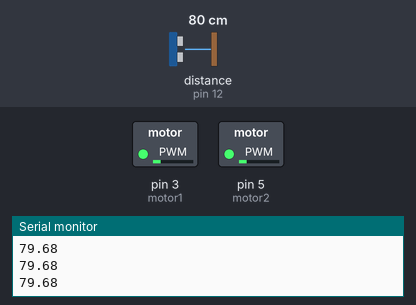
Recording of a sketch running on a simulated Arduino Uno, built with avr-gcc and run on an emulated ATmega328P. On the bench: switched loads named in the sketch (green lamp = pin HIGH), the last lines printed to the serial monitor. Wiring (inferred from the names in the program): ultrasonic range finder: trigger pin 12; echo pin 12. Inputs (shaded band) come from the test bench; at power-on: distance to the obstacle (sensor on pin 12) 80 cm. The echo pulse lasts 58.3 µs per cm.

Above: at 1.2 s.
1.3 s: distance to the obstacle (sensor on pin 12) set to 2 cm
At 1.8 s:
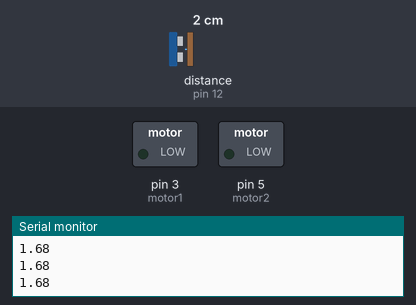
2.8 s: distance to the obstacle (sensor on pin 12) set to 120 cm
At 4.0 s:
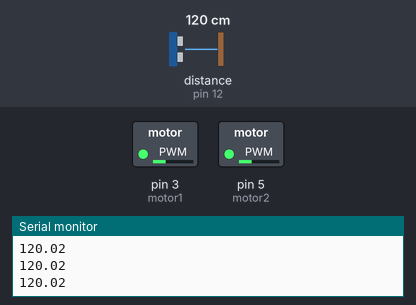
4.4 s: distance to the obstacle (sensor on pin 12) set to 250 cm
At 4.8 s:
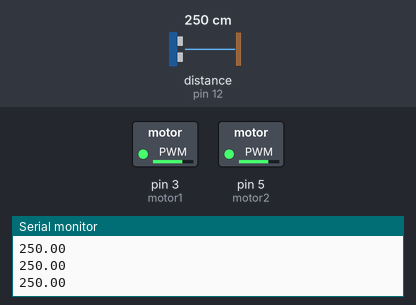
5.9 s: distance to the obstacle (sensor on pin 12) set to 299 cm
At 6.3 s:
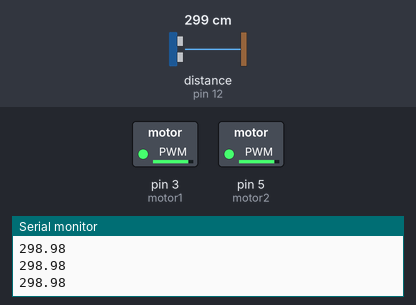
7.4 s: distance to the obstacle (sensor on pin 12) set to 4 cm
At 8.4 s:
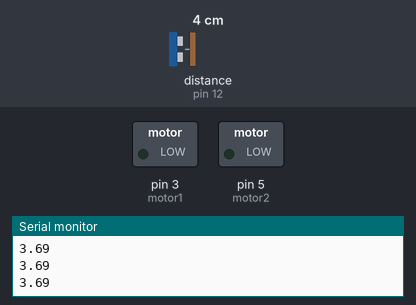
Timing chart, 0 to 9.9 s (numbered marks = the images above; inputs shaded):
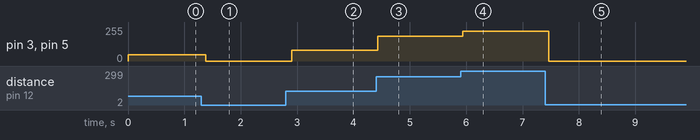

Measured:
- after the input at 1.3 s, pin 3 (motor1), pin 5 (motor2): 48/255 → 0/255 after 0.08 s
- after the input at 2.8 s, pin 3 (motor1), pin 5 (motor2): 0/255 → 80/255 after 0.11 s
- after the input at 4.4 s, pin 3 (motor1), pin 5 (motor2): 80/255 → 185/255 at once
- after the input at 5.9 s, pin 3 (motor1), pin 5 (motor2): 185/255 → 225/255 at once
- after the input at 7.4 s, pin 3 (motor1), pin 5 (motor2): 225/255 → 0/255 after 0.06 s

The sketch:

solution.ino
```cpp
// C++ code
//
#define trigpin 12
#define echopin 12
#define motor1 3
#define motor2 5
float duration, distance, speed;
void setup()
{
  Serial.begin(9600);
  pinMode(motor1, OUTPUT);
  pinMode(motor2, OUTPUT);
}

void loop()
{
  pinMode(trigpin, OUTPUT);
  digitalWrite(trigpin, LOW);
  delayMicroseconds(2);
  digitalWrite(trigpin, HIGH);
  delayMicroseconds(10);
  digitalWrite(trigpin, LOW);
  pinMode(echopin, INPUT);
  duration = pulseIn(echopin, HIGH);
  distance = (duration/2)*0.0343;
  Serial.println(distance);
  if(distance > 336)
    speed = 255;
  else if (distance < 20)
    speed = 0;
  else
    speed = (255.0/316.0)*(distance - 20);
  analogWrite(motor1, speed);
  analogWrite(motor2, speed);
  delay(100);
}
```
